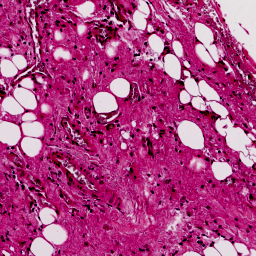
#> input picture hes_input.png, 256 x 256 px; its folder holds only this picture in this run
$ python -i registration.py   (imports and definitions only)
#> lines starting #> are read from the running program, lines starting #| are printed output that depends on the picture
import os
import openslide
import numpy as np
import cv2
from PIL import Image
import matplotlib.pyplot as plt
import matplotlib.patches as patches
from skimage.measure import ransac
from skimage.transform import AffineTransform
import warnings
import pandas as pd
from collections import defaultdict
import random

def color_traitement(image):
    # amélioration du contraste et conversion en niveaux de gris
    hsv = cv2.cvtColor(image, cv2.COLOR_RGB2HSV)
#> hsv: shape (256, 256, 3); mean H, S, V 157.8, 169, 173.3
    h, s, v = cv2.split(hsv)
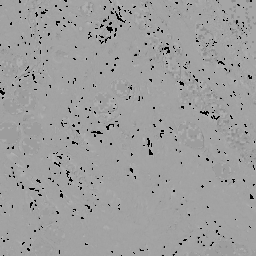
#> h: shape (256, 256); min 0, max 179, mean 157.8
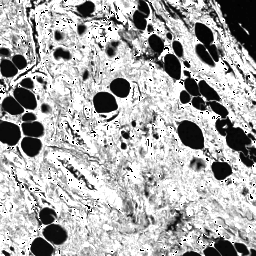
#> s: shape (256, 256); min 0, max 255, mean 169
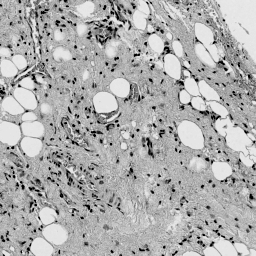
#> v: shape (256, 256); min 0, max 235, mean 173.3
    s = cv2.equalizeHist(s)
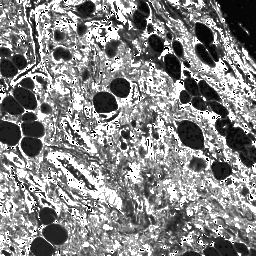
#> s: shape (256, 256); min 0, max 255, mean 133.7
    hsv_enhanced = cv2.merge([h, s, v])
#> hsv_enhanced: shape (256, 256, 3); mean H, S, V 157.8, 133.7, 173.3
    rgb_enhanced = cv2.cvtColor(hsv_enhanced, cv2.COLOR_HSV2RGB)
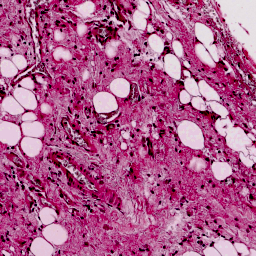
#> rgb_enhanced: shape (256, 256, 3); mean R, G, B 173.2, 91.4, 138.1
    for i in range(3):
        rgb_enhanced[..., i] = cv2.equalizeHist(rgb_enhanced[..., i])
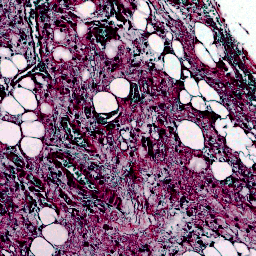
#> rgb_enhanced: shape (256, 256, 3); mean R, G, B 129.1, 97.7, 125.4
    gray = cv2.cvtColor(rgb_enhanced, cv2.COLOR_RGB2GRAY)
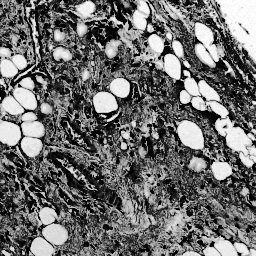
#> gray: shape (256, 256); min 0, max 255, mean 110.2
    return gray

# [76 lines left out: functions register_whole_slide, build_figure, process_one_slide_pair_visualization, not called in this run]

# [5 lines not run here, left out]

>>> import cv2
>>> picture = cv2.cvtColor(cv2.imread('../hes_input.png'), cv2.COLOR_BGR2RGB)
>>> result = color_traitement(picture)
